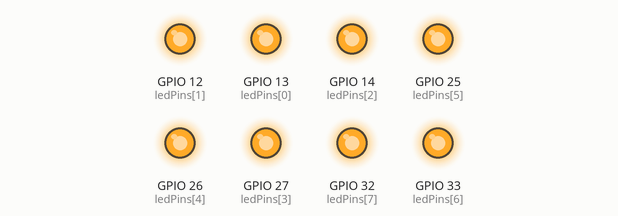
This program was run on a simulated ESP32. Parts: output pins drawn as LEDs (lit = HIGH).

Above: at 0.5 s.
At 7.2 s:
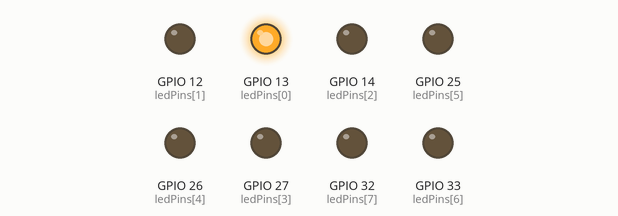
At 8.2 s:
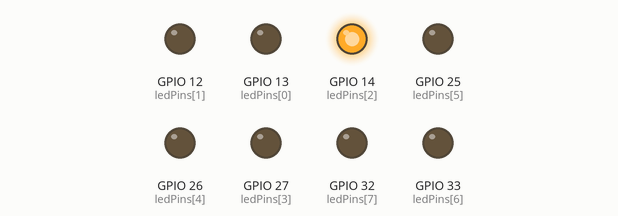
At 10.2 s:
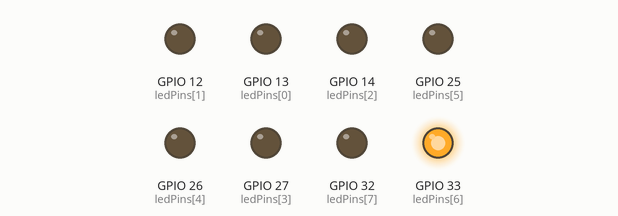
At 11.7 s:
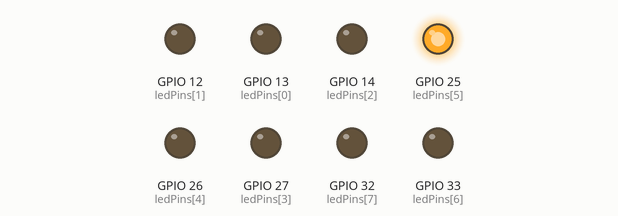
At 15.5 s:
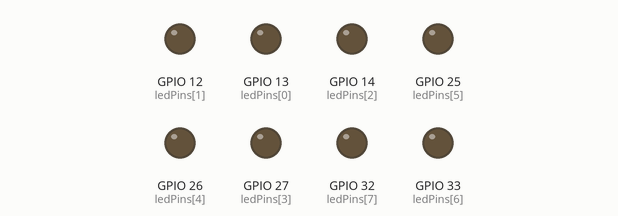
Timing chart, 0 to 18.2 s (numbered marks = the images above):
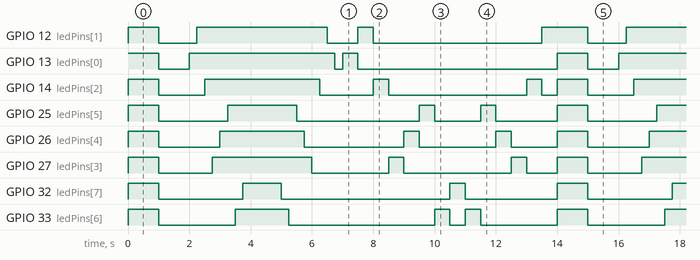

Measured:
- by itself, GPIO 12 (ledPins[1]): repeats every 14.0 s: LOW 1.3 s, HIGH 4.3 s, LOW 1.0 s, HIGH 0.50 s, LOW 5.5 s, HIGH 1.5 s
- by itself, GPIO 13 (ledPins[0]): repeats every 14.0 s: LOW 1.0 s, HIGH 4.8 s, LOW 0.25 s, HIGH 0.50 s, LOW 6.5 s, HIGH 1.0 s
- by itself, GPIO 14 (ledPins[2]): repeats every 14.0 s: LOW 1.5 s, HIGH 3.8 s, LOW 1.8 s, HIGH 0.50 s, LOW 4.5 s, HIGH 0.50 s, LOW 0.50 s, HIGH 1.0 s
- by itself, GPIO 25 (ledPins[5]): repeats every 14.0 s: LOW 2.3 s, HIGH 2.3 s, LOW 4.0 s, HIGH 0.50 s, LOW 1.5 s, HIGH 0.50 s, LOW 2.0 s, HIGH 1.0 s
- by itself, GPIO 26 (ledPins[4]): repeats every 14.0 s: LOW 2.0 s, HIGH 2.8 s, LOW 3.3 s, HIGH 0.50 s, LOW 2.5 s, HIGH 0.50 s, LOW 1.5 s, HIGH 1.0 s
- by itself, GPIO 27 (ledPins[3]): repeats every 14.0 s: LOW 1.8 s, HIGH 3.3 s, LOW 2.5 s, HIGH 0.50 s, LOW 3.5 s, HIGH 0.50 s, LOW 1.0 s, HIGH 1.0 s
- by itself, GPIO 32 (ledPins[7]): repeats every 14.0 s: LOW 2.8 s, HIGH 1.3 s, LOW 5.5 s, HIGH 0.50 s, LOW 3.0 s, HIGH 1.0 s
- by itself, GPIO 33 (ledPins[6]): repeats every 14.0 s: LOW 2.5 s, HIGH 1.8 s, LOW 4.8 s, HIGH 0.50 s, LOW 0.50 s, HIGH 0.50 s, LOW 2.5 s, HIGH 1.0 s

The program:

main.cpp
```cpp
#include <Arduino.h>

/* ================================================================
   BLOC 1 : VERSUCH 1 - Simple Blink (Einfaches Blinken)
   ================================================================ */

/*const int LED_PIN = 2; // Pin für die LED

void setup() {
    pinMode(LED_PIN, OUTPUT); // Pin als Ausgang konfigurieren
}

void loop() {
    digitalWrite(LED_PIN, HIGH); // LED einschalten (an)
    delay(1000);                 // Eine Sekunde warten
    digitalWrite(LED_PIN, LOW);  // LED ausschalten (aus)
    delay(1000);                 // Eine Sekunde warten
}*/


/* ================================================================
   BLOC 2 : VERSUCH 2 - Mehrere LEDs unterschiedlich leuchten lassen
   ================================================================ */

int ledPins[] = {13, 12, 14, 27, 26, 25, 33, 32};
int numLeds = 8;

void setup() {
    for (int i = 0; i < numLeds; i++) {
        pinMode(ledPins[i], OUTPUT);
    }
}

void loop() {
    // 1) Alle LEDs werden ein- und nach einer Sekunde wieder ausgeschaltet.
    for (int i = 0; i < numLeds; i++) {
        digitalWrite(ledPins[i], HIGH);
    }
    delay(1000);
    for (int i = 0; i < numLeds; i++) {
        digitalWrite(ledPins[i], LOW);
    }
    delay(1000);

    // 2) LEDs nacheinander von links nach rechts ein,
    //    dann nach einer Sekunde von rechts nach links wieder aus
    for (int i = 0; i < numLeds; i++) {
        digitalWrite(ledPins[i], HIGH);
        delay(250);
    }
    delay(1000);
    for (int i = numLeds - 1; i >= 0; i--) {
        digitalWrite(ledPins[i], LOW);
        delay(250);
    }

    // 3) Lauflicht links -> rechts -> links, 500ms zwischen zwei LEDs
    // Hinweg
    for (int i = 0; i < numLeds; i++) {
        digitalWrite(ledPins[i], HIGH);
        delay(500);
        digitalWrite(ledPins[i], LOW);
    }
    // Rückweg (ohne doppelte End-LED)
    for (int i = numLeds - 2; i > 0; i--) {
        digitalWrite(ledPins[i], HIGH);
        delay(500);
        digitalWrite(ledPins[i], LOW);
    }
}


/* ================================================================
   BLOC 3 : VERSUCH 3 - Bouton et Toggle (Tastersteuerung)
   ================================================================ */

/*const int BUTTON_PIN = 4; // Pin für den Taster
const int GREEN_LED = 2;  // Pin für die grüne LED

bool ledState = false;
int lastButtonState = HIGH;  // HIGH = bouton relâché (normal avec pull-up externe)

void setup() {
    pinMode(GREEN_LED, OUTPUT);
    pinMode(BUTTON_PIN, INPUT);
}

void loop() {
    int currentButtonState = digitalRead(BUTTON_PIN);

    // Détection de la transition HAUT → BAS (bouton pressé)
    if (currentButtonState == LOW && lastButtonState == HIGH) {

        ledState = !ledState;
        digitalWrite(GREEN_LED, ledState);

        delay(50); // Anti-rebond
    }

    lastButtonState = currentButtonState;
}


// à utiliser seule dans loop() si tu veux tester ce comportement.
//j'appui le Boutton l'ampoule verte s'allume. quand je relache elle s'etteint.

void loop() {
    int button = digitalRead(BUTTON_PIN);  // HIGH = relâché, LOW = appuyé

    if (button == LOW) {           // bouton appuyé
        digitalWrite(GREEN_LED, HIGH);
    } else {                       // bouton relâché
        digitalWrite(GREEN_LED, LOW);
    }
}*/
```
